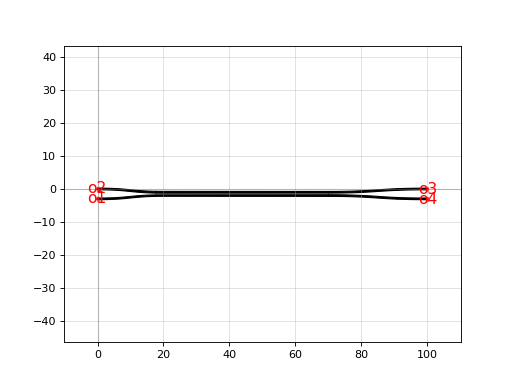

Python code for this plot:
import gdsfactory as gf

c = gf.components.coupler_adiabatic(length1=20.0, length2=50.0, length3=30.0, wg_sep=1.0, input_wg_sep=3.0, output_wg_sep=3.0, dw=0.1, port=(0, 0), direction='EAST')
c.plot()
